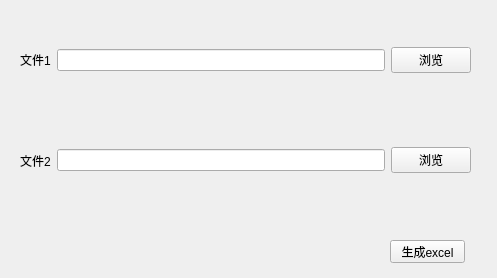
<?xml version="1.0" encoding="UTF-8"?>
<ui version="4.0">
 <class>MainWindow</class>
 <widget class="QMainWindow" name="MainWindow">
  <property name="geometry">
   <rect>
    <x>0</x>
    <y>0</y>
    <width>497</width>
    <height>278</height>
   </rect>
  </property>
  <property name="windowTitle">
   <string>MainWindow</string>
  </property>
  <widget class="QWidget" name="centralwidget">
   <widget class="QWidget" name="horizontalLayoutWidget">
    <property name="geometry">
     <rect>
      <x>20</x>
      <y>20</y>
      <width>451</width>
      <height>80</height>
     </rect>
    </property>
    <layout class="QHBoxLayout" name="horizontalLayout">
     <item>
      <widget class="QLabel" name="label">
       <property name="text">
        <string>文件1</string>
       </property>
      </widget>
     </item>
     <item>
      <widget class="QLineEdit" name="edt_file_one"/>
     </item>
     <item>
      <widget class="QPushButton" name="btn_file_one">
       <property name="text">
        <string>浏览</string>
       </property>
      </widget>
     </item>
    </layout>
   </widget>
   <widget class="QWidget" name="horizontalLayoutWidget_2">
    <property name="geometry">
     <rect>
      <x>20</x>
      <y>120</y>
      <width>451</width>
      <height>81</height>
     </rect>
    </property>
    <layout class="QHBoxLayout" name="horizontalLayout_2">
     <item>
      <widget class="QLabel" name="label_2">
       <property name="text">
        <string>文件2</string>
       </property>
      </widget>
     </item>
     <item>
      <widget class="QLineEdit" name="edt_file_two"/>
     </item>
     <item>
      <widget class="QPushButton" name="btn_file_two">
       <property name="text">
        <string>浏览</string>
       </property>
      </widget>
     </item>
    </layout>
   </widget>
   <widget class="QPushButton" name="btn_create">
    <property name="geometry">
     <rect>
      <x>390</x>
      <y>240</y>
      <width>75</width>
      <height>23</height>
     </rect>
    </property>
    <property name="text">
     <string>生成excel</string>
    </property>
   </widget>
  </widget>
 </widget>
 <resources/>
 <connections/>
</ui>
